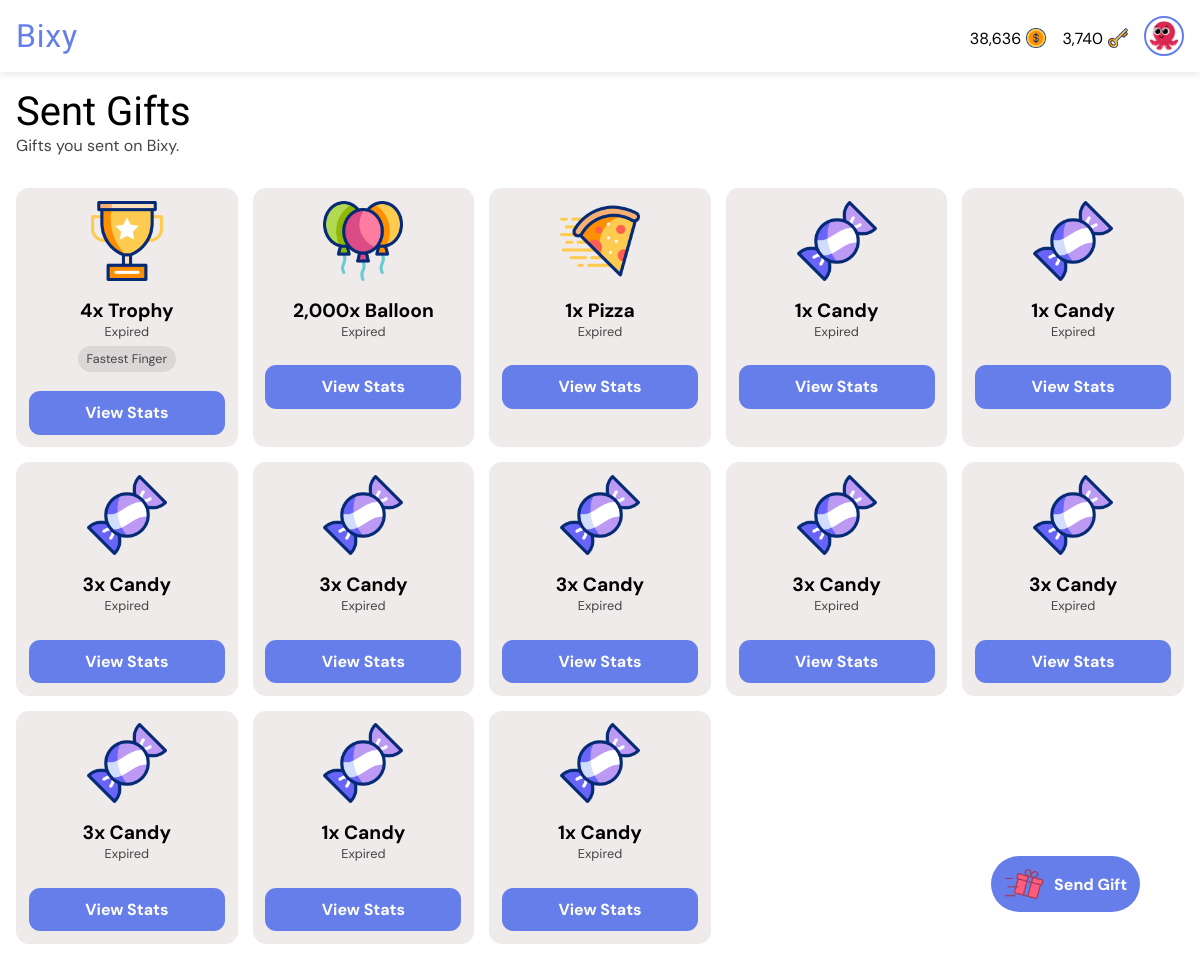
The page /gifts/sent/ (signed in) on the database as committed earlier.
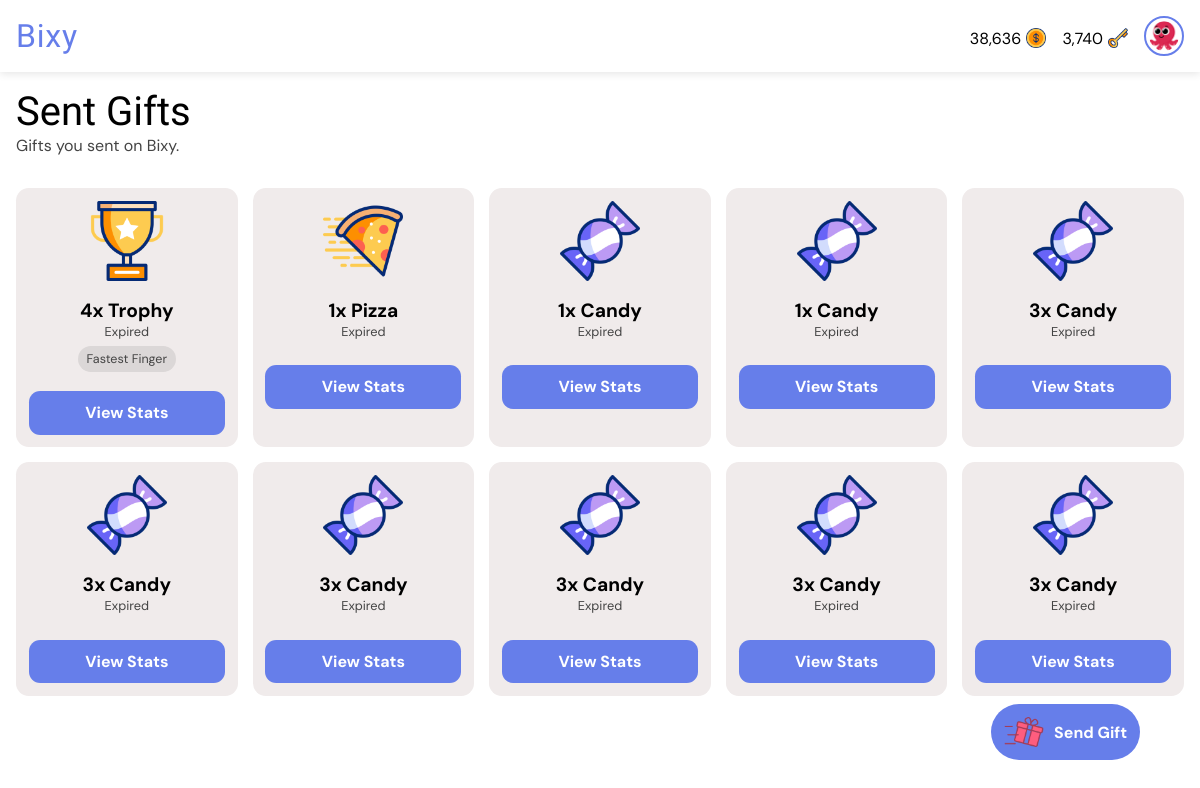
The same page on the database as committed later.
### giftapp/models.py (models this page shows, shortened)
class GiftTransaction(models.Model):
    gifter = models.ForeignKey(User, on_delete=models.CASCADE, related_name="gifts_sent")
    recipient = models.ForeignKey(User, on_delete=models.CASCADE, related_name="gifts_received", null=True, blank=True)
    gift = models.ForeignKey(Gift, on_delete=models.CASCADE, related_name='transactions')
    quantity = models.PositiveIntegerField(default=1, help_text="Number of this gift to buy.")
    early_claim_fee = models.PositiveIntegerField(default=0, help_text="Number of keys paid to claim the gift early if not dropped. FF gifts cannot have early claim fee greater than 0.")
    claim_fee = models.PositiveIntegerField(default=0, help_text="Number of keys paid to claim the gift if dropped.")
    paid_users = models.ManyToManyField(User, related_name="paid_gifts", blank=True)
    message = models.CharField(max_length=255, blank=True)
    is_visible = models.BooleanField(default=True, help_text="If the actual gift is shown or hidden.")
    is_fastest_finger = models.BooleanField(default=False, help_text="If the gift is won by fastest finger only.")
    expire_rate = models.PositiveIntegerField(default=1, help_text="Number of hours before the gift expires (1 - 24). Must be greater than drop rate.")
    drop_rate = models.PositiveIntegerField(default=0, help_text="Number of hours before the gift drops (0 - 23).")
    expire_date = models.DateTimeField(default=timezone.now)
    drop_date = models.DateTimeField(default=timezone.now)
    created_at = models.DateTimeField(default=timezone.now)
    reveals = models.ManyToManyField(User, related_name="gift_reveals", blank=True)
    claimed_by = models.ForeignKey(
        User, null=True, blank=True, on_delete=models.SET_NULL, related_name="gifts_claimed"
    )
    def seconds_until_expire(self):
        delta = self.expire_date - timezone.now()
        return max(0, int(delta.total_seconds()))
    def seconds_until_drop(self):
        delta = self.drop_date - timezone.now()
        return max(0, int(delta.total_seconds()))
    def is_due_for_drop(self):
        return self.seconds_until_drop() <= 0
    def expire_bar_percent(self):
        return int((self.seconds_until_expire() / (self.expire_rate * 60 * 60)) * 100)

class Gift(models.Model):
    name = models.CharField(max_length=50, null=True, blank=True)
    cost = models.PositiveIntegerField(default=0)
    image = models.ImageField(null=True, blank=True, upload_to='gift_images')
    gif = models.FileField(null=True, blank=True, upload_to='gift_gifs')

### giftapp/views.py (the view)
# urls.py: path("gifts/sent/", views.sent_gifts, name="sent_gifts"),
@login_required
def sent_gifts(request):
    sent = GiftTransaction.objects.annotate(
        due_for_expire=ExpressionWrapper(
            Q(expire_date__lt=timezone.now()), output_field=BooleanField()
        ),
        seconds_before_drop=ExpressionWrapper(
            F("drop_date") - timezone.now(), output_field=DurationField()
        ),
        seconds_before_expire=ExpressionWrapper(
            F("expire_date") - timezone.now(), output_field=DurationField()
        )
    ).filter(gifter=request.user).all().order_by('seconds_before_drop', 'seconds_before_expire')
    context = {
        "gift_transactions": sent,
    }
    return render(request, "sent_gifts.html", context)

### templates/sent_gifts.html (shortened to what this page needs)
{% extends 'base.html' %}
{% load static %}
{% load humanize %}
{% load timefilters %}
{% block title %}
<link rel="stylesheet" href="{% static 'css/all_gifts.css' %}">
{% endblock %}
{% block body %}
<div class="heading">
    <h1>Sent Gifts</h1>
    <p>Gifts you sent on Bixy.</p>
</div>
{% if gift_transactions|length > 0 %}
<div class="card-container">
    {% for gift_transaction in gift_transactions %}
    <div class="card">
        <div class="gift-image">
            <img src="{{ gift_transaction.gift.image.url }}" alt="Gift image">
        </div>
        <div class="gift-info">
            <h1>{{ gift_transaction.quantity|intcomma }}x {{ gift_transaction.gift.name }}</h1>
            {% if not gift_transaction.due_for_expire %}
            {% if gift_transaction.drop_rate > 0 %}
            {% if gift_transaction.is_due_for_drop %}
            <p class="timer" id="{{ gift_transaction.id }}" data-prefix="Expires"
                data-seconds="{{ gift_transaction.seconds_until_expire }}">Expires in --:--:--:--</p>
            {% else %}
            <p class="timer" id="{{ gift_transaction.id }}" data-prefix="Drops"
                data-seconds="{{ gift_transaction.seconds_until_drop }}">Drops in --:--:--:--</p>
            {% endif %}
            {% else %}
            <p class="timer" id="{{ gift_transaction.id }}" data-prefix="Expires"
                data-seconds="{{ gift_transaction.seconds_until_expire }}">Expires in --:--:--:--</p>
            {% endif %}
            {% else %}
            <p>Expired</p>
            {% endif %}
            <div class="tags">
                {% if gift_transaction.is_fastest_finger %}
                <p class="tag">Fastest Finger</p>
                {% endif %}
            </div>
        </div>
        <a href="{% url 'view_gift_stats' gift_transaction.id %}">View Stats</a>
    </div>
    {% endfor %}
</div>
{% else %}
<div class="empty">
    <img src="{% static 'images/empty-box.png' %}" alt="No content image">
    <h1>Feels Empty Here.</h1>
    <a href="{% url 'sent_gifts' %}">Refresh</a>
</div>
{% endif %}
{% endblock %}
{% block other %}
<a href="{% url 'send_gift' %}" class="send">
    <img src="{% static 'images/giftbox (1).png' %}" alt="Send gift image">
    <p>Send Gift</p>
</a>
{% endblock %}

Rows that differ between the two databases and show on the page:
no longer on this page (row edited): GiftTransaction: gift.image (picture), quantity "2,000", gift.name "Balloon", shows "Expired"
no longer on this page (row edited): GiftTransaction: gift.image (picture), quantity "1", gift.name "Candy", shows "Expired"
no longer on this page (row edited): GiftTransaction: gift.image (picture), quantity "1", gift.name "Candy", shows "Expired"
